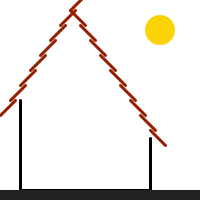
Frame 1 (no input)
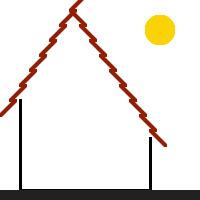
Frame 60 (the mouse pressed at the canvas centre just before this capture)
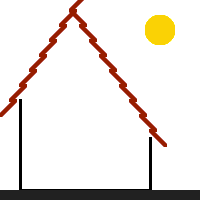
Frame 120 (the mouse held since frame 60 and released just before this capture)

The Processing sketch that drew these frames (run headless with seeded random() and noise(); from frame 60 on, the mouse is pressed at the canvas centre):

// Processing sketch: processing_93685
// ── processing_93685.pde

//Roberta
void setup() {
  size(200, 200);
  background(255);
}
 
 
void draw() {
 stroke(150,30,0);
  for (int x=15,y=100;x<140;x=x+10) {
    //stroke(#464225);
    strokeWeight(3);
    line(x, y, x-15, y+15);
    y=y-15;
  }
  for (int x=70,y=10;x<160;x=x+10) {
    //stroke(#464225);
    strokeWeight(3);
    line(x, y, x+15, y+15);
    y=y+15;
  }
  stroke(0);
  line(20, 100, 20, 190);
  line(20, 190, 150, 190);
  line(150, 138, 150, 190);
  noStroke();
  fill(#FAD205);
  ellipse(160,30,30,30);
  noStroke();
  fill(#212121);
  rect(0,190,200,10);
}
